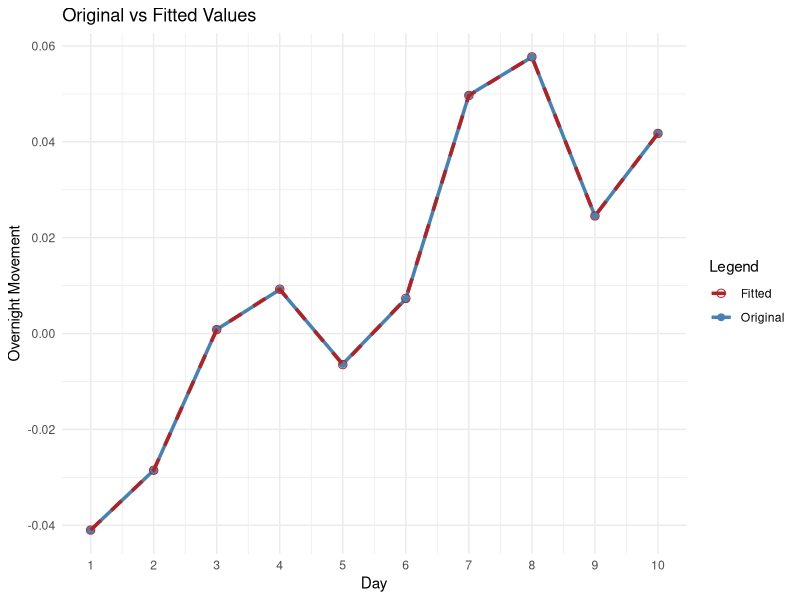

Reproduce this figure in R.
original <- c(-0.041002, -0.028534, 0.000848, 0.009175, -0.006356,
              0.007206, 0.049740, 0.057683, 0.024539, 0.041740)

fitted <- c(-0.040999, -0.028522, 0.000815, 0.009258, -0.006479,
            0.007330, 0.049659, 0.057718, 0.024531, 0.041742)

days <- 1:10

df <- data.frame(
  Day = days,
  Original = original,
  Fitted = fitted
)

library(ggplot2)

ggplot(df, aes(x = Day)) +
  geom_line(aes(y = Original, color = "Original"), size = 1.2) +
  geom_point(aes(y = Original, color = "Original"), size = 2) +
  geom_line(aes(y = Fitted, color = "Fitted"), linetype = "dashed", size = 1.2) +
  geom_point(aes(y = Fitted, color = "Fitted"), shape = 1, size = 2.5) +
  scale_color_manual(values = c("Original" = "steelblue", "Fitted" = "firebrick")) +
  scale_x_continuous(
    breaks = days,
    labels = 1:10
  ) +
  labs(
    title = "Original vs Fitted Values",
    x = "Day",
    y = "Overnight Movement",
    color = "Legend"
  ) +
  theme_minimal()